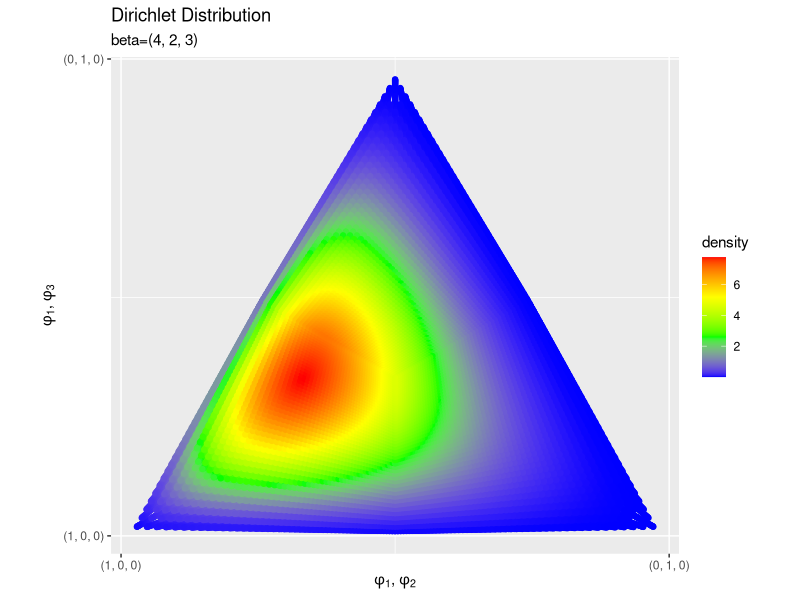
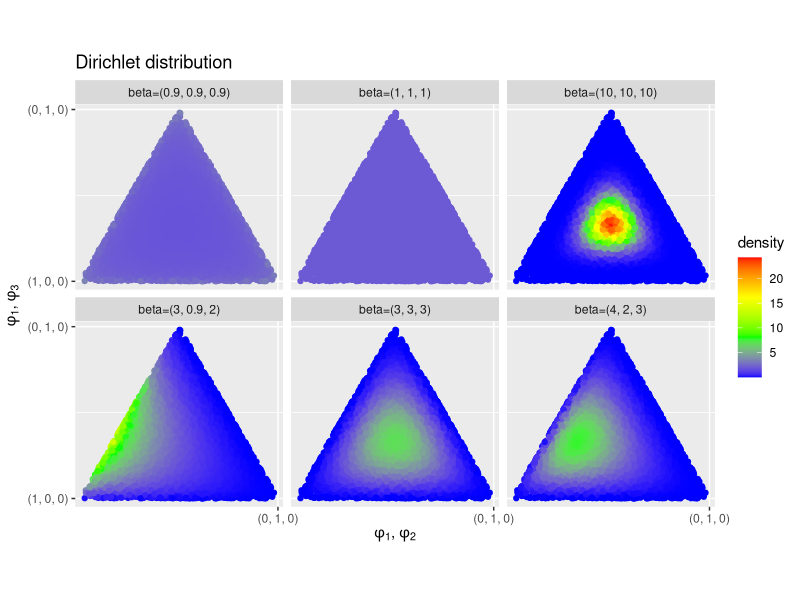

Write R code to recreate these figures, in order.
## ---- chunk 1
knitr::opts_chunk$set(
  echo = TRUE, 
  message = FALSE, error = FALSE, warning = FALSE, # メッセージを非表示
  fig.align = "center", # 画像を中央揃え
  fig.width = 5, fig.height = 4, # 画像のサイズ
  dev = "cairo_pdf", dev.args = list(family = "ipaexg"), # {ggplot2}に日本語を組み込む場合の対処
  class.source = "numberLines lineAnchors", # ソースを番号付けする
  class.output = "numberLines lineAnchors chunkout" # 出力を番号付けする
)
## ---- chunk 2
# レンダリング日時
Sys.time()
## ---- chunk 3
# 利用パッケージ
library(tidyverse)

# パラメーターを指定(V=3)
beta_v <- c(4, 2, 3)

# 値をランダムに生成
phi <- seq(0.001, 1, 0.001) %>% 
  sample(120000, replace = TRUE) %>% 
  matrix(ncol = 3)

# 値を満遍なく生成
phi <- tibble(
  V1 = rep(rep(seq(0.02, 1, by = 0.02), times = 50), times = 50), 
  V2 = rep(rep(seq(0.02, 1, by = 0.02), each = 50), times = 50), 
  V3 = rep(seq(0.02, 1, by = 0.02), each = 50^2)
) %>% 
  as.matrix()

# 正規化
phi <- phi / rowSums(phi)

# 正規化項を計算(対数)
tmp_beta <- lgamma(sum(beta_v)) - sum(lgamma(beta_v))

# 分布を計算(対数)
tmp_phi  <- colSums((beta_v - 1) * log(t(phi)))

# 計算結果のデータフレームを作成
res_df <- tibble(
  x = phi[, 2] + (phi[, 3] / 2), # 三角座標への変換
  y = sqrt(3) * (phi[, 3] / 2), # 三角座標への変換
  density = exp(tmp_beta + tmp_phi) # 確率密度
)

# 描画
ggplot(data = res_df, mapping = aes(x = x, y = y, color = density)) + # データ
  geom_point() + # 散布図
  scale_color_gradientn(colors = c("blue", "green", "yellow", "red")) + # プロットの色
  scale_x_continuous(breaks = c(0, 1), 
                     labels = c("(1, 0, 0)", "(0, 1, 0)")) + # x軸の範囲
  scale_y_continuous(breaks = c(0, 0.87), 
                     labels = c("(1, 0, 0)", "(0, 1, 0)")) + # y軸の範囲
  coord_fixed(ratio = 1) + # グラフの縦横比
  labs(title = "Dirichlet Distribution", 
       subtitle = paste0("beta=(", beta_v[1], ", ", beta_v[2], ", ", beta_v[3], ")"), 
       x = expression(paste(phi[1], ", ", phi[2], sep = "")), 
       y = expression(paste(phi[1], ", ", phi[3], sep = ""))) # ラベル
## ---- chunk 4
# パラメーターを指定
beta <- tibble(
  beta1 = c(1, 1, 1), 
  beta2 = c(0.9, 0.9, 0.9), 
  beta3 = c(3, 3, 3), 
  beta4 = c(10, 10, 10), 
  beta5 = c(4, 2, 3), 
  beta6 = c(3, 0.9, 2)
) %>% 
  t()

# 値をランダムに生成
phi <- seq(0.001, 1, 0.001) %>% 
  sample(45000, replace = TRUE) %>% 
  matrix(ncol = 3)

# 正規化
phi <- phi / rowSums(phi)

# 作図用のデータフレームを作成
res_df <- tibble()
for(i in 1:nrow(beta)){
  
  # 正規化項を計算(対数)
  tmp_beta <- lgamma(sum(beta[i, ])) - sum(lgamma(beta[i, ]))
  
  # 分布を計算(対数)
  tmp_phi <- colSums((beta[i, ] - 1) * log(t(phi)))
  
  # 分布を計算
  tmp_df <- tibble(
    x = phi[, 2] + (phi[, 3] / 2), # 三角座標への変換
    y = sqrt(3) * (phi[, 3] / 2), # 三角座標への変換
    density = exp(tmp_beta + tmp_phi), # 確率密度
    parameter = paste0(
      "beta=(", beta[i, 1], ", ", beta[i, 2], ", ", beta[i, 3], ")"
    ) # 作図用のラベル
  )
  
  # 計算結果を結合
  res_df <- rbind(res_df, tmp_df)
}

# 描画
ggplot(data = res_df, mapping = aes(x = x, y = y, color = density)) + # データ
  geom_point() + # 散布図
  scale_color_gradientn(colors = c("blue", "green", "yellow", "red")) + # プロットの色
  scale_x_continuous(breaks = 1, labels = "(0, 1, 0)") + # x軸の範囲
  scale_y_continuous(breaks = c(0, 0.87), 
                     labels = c("(1, 0, 0)", "(0, 1, 0)")) + # y軸の範囲
  coord_fixed(ratio = 1) + # グラフの縦横比
  facet_wrap(~ parameter, ncol = 3) + # グラフの分割
  labs(title = "Dirichlet distribution", 
       x = expression(paste(phi[1], ", ", phi[2], sep = "")), 
       y = expression(paste(phi[1], ", ", phi[3], sep = ""))) # ラベル
